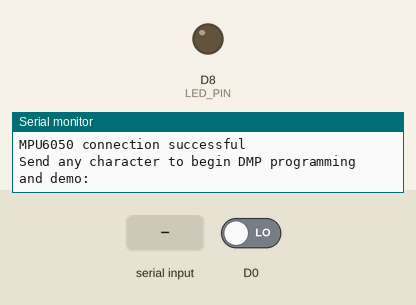
A program run on a simulated ESP8266 (NodeMCU). Parts: output pins drawn as LEDs (lit = HIGH), the last lines printed to the serial monitor. Inputs (shaded band) come from the test bench; at power-on: D0 LOW. The sensor or clock chip raises its interrupt line as the real part does.

Above: at 0.8 s.
0.9 s: "1\n" received over Serial
At 2.95 s:
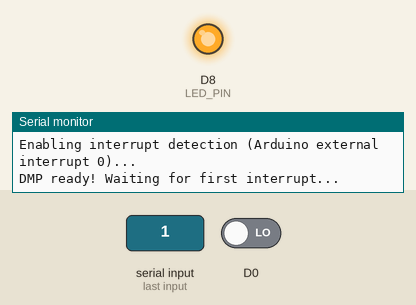
Timing chart, 0 to 9.9 s (numbered marks = the images above; inputs shaded):
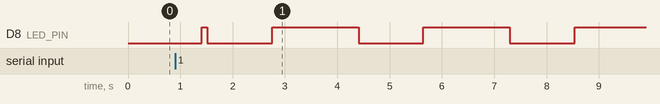

Measured:
- after the input at 0.9 s, D8 (LED_PIN): LOW → HIGH after 0.51 s, then repeats every 2.9 s: LOW 1.2 s, HIGH 1.7 s

The program:

main.cpp
```cpp
// I2C device class (I2Cdev) demonstration Arduino sketch for MPU6050 class using DMP (MotionApps v2.0)
// 6/21/2012 by Jeff Rowberg <jeff@rowberg.net>
// Updates should (hopefully) always be available at https://github.com/jrowberg/i2cdevlib
//
// Changelog:
//      2013-05-08 - added seamless Fastwire support
//                 - added note about gyro calibration
//      2012-06-21 - added note about Arduino 1.0.1 + Leonardo compatibility error
//      2012-06-20 - improved FIFO overflow handling and simplified read process
//      2012-06-19 - completely rearranged DMP initialization code and simplification
//      2012-06-13 - pull gyro and accel data from FIFO packet instead of reading directly
//      2012-06-09 - fix broken FIFO read sequence and change interrupt detection to RISING
//      2012-06-05 - add gravity-compensated initial reference frame acceleration output
//                 - add 3D math helper file to DMP6 example sketch
//                 - add Euler output and Yaw/Pitch/Roll output formats
//      2012-06-04 - remove accel offset clearing for better results (thanks Sungon Lee)
//      2012-06-01 - fixed gyro sensitivity to be 2000 deg/sec instead of 250
//      2012-05-30 - basic DMP initialization working

/* ============================================
I2Cdev device library code is placed under the MIT license
Copyright (c) 2012 Jeff Rowberg

Permission is hereby granted, free of charge, to any person obtaining a copy
of this software and associated documentation files (the "Software"), to deal
in the Software without restriction, including without limitation the rights
to use, copy, modify, merge, publish, distribute, sublicense, and/or sell
copies of the Software, and to permit persons to whom the Software is
furnished to do so, subject to the following conditions:

The above copyright notice and this permission notice shall be included in
all copies or substantial portions of the Software.

THE SOFTWARE IS PROVIDED "AS IS", WITHOUT WARRANTY OF ANY KIND, EXPRESS OR
IMPLIED, INCLUDING BUT NOT LIMITED TO THE WARRANTIES OF MERCHANTABILITY,
FITNESS FOR A PARTICULAR PURPOSE AND NONINFRINGEMENT. IN NO EVENT SHALL THE
AUTHORS OR COPYRIGHT HOLDERS BE LIABLE FOR ANY CLAIM, DAMAGES OR OTHER
LIABILITY, WHETHER IN AN ACTION OF CONTRACT, TORT OR OTHERWISE, ARISING FROM,
OUT OF OR IN CONNECTION WITH THE SOFTWARE OR THE USE OR OTHER DEALINGS IN
THE SOFTWARE.
===============================================
*/

// I2Cdev and MPU6050 must be installed as libraries, or else the .cpp/.h files
// for both classes must be in the include path of your project
#include <I2Cdev.h>

#include <MPU6050_6Axis_MotionApps20.h>
//#include "MPU6050.h" // not necessary if using MotionApps include file

// Arduino Wire library is required if I2Cdev I2CDEV_ARDUINO_WIRE implementation
// is used in I2Cdev.h
#if (I2CDEV_IMPLEMENTATION == I2CDEV_ARDUINO_WIRE) && !defined (PARTICLE)
    #include "Wire.h"
#endif

// class default I2C address is 0x68
// specific I2C addresses may be passed as a parameter here
// AD0 low = 0x68 (default for SparkFun breakout and InvenSense evaluation board)
// AD0 high = 0x69
MPU6050 mpu;
//MPU6050 mpu(0x69); // <-- use for AD0 high

/* =========================================================================
   NOTE: In addition to connection 3.3v, GND, SDA, and SCL, this sketch
   depends on the MPU-6050's INT pin being connected to the Arduino's
   external interrupt #0 pin. On the Arduino Uno and Mega 2560, this is
   digital I/O pin 2.
 * ========================================================================= */

/* =========================================================================
   NOTE: Arduino v1.0.1 with the Leonardo board generates a compile error
   when using Serial.write(buf, len). The Teapot output uses this method.
   The solution requires a modification to the Arduino USBAPI.h file, which
   is fortunately simple, but annoying. This will be fixed in the next IDE
   release. For more info, see these links:

   http://arduino.cc/forum/index.php/topic,109987.0.html
   http://code.google.com/p/arduino/issues/detail?id=958
 * ========================================================================= */


// uncomment "OUTPUT_READABLE_QUATERNION" if you want to see the actual
// quaternion components in a [w, x, y, z] format (not best for parsing
// on a remote host such as Processing or something though)
//#define OUTPUT_READABLE_QUATERNION

// uncomment "OUTPUT_READABLE_EULER" if you want to see Euler angles
// (in degrees) calculated from the quaternions coming from the FIFO.
// Note that Euler angles suffer from gimbal lock (for more info, see
// http://en.wikipedia.org/wiki/Gimbal_lock)
//#define OUTPUT_READABLE_EULER

// uncomment "OUTPUT_READABLE_YAWPITCHROLL" if you want to see the yaw/
// pitch/roll angles (in degrees) calculated from the quaternions coming
// from the FIFO. Note this also requires gravity vector calculations.
// Also note that yaw/pitch/roll angles suffer from gimbal lock (for
// more info, see: http://en.wikipedia.org/wiki/Gimbal_lock)
//#define OUTPUT_READABLE_YAWPITCHROLL

// uncomment "OUTPUT_READABLE_REALACCEL" if you want to see acceleration
// components with gravity removed. This acceleration reference frame is
// not compensated for orientation, so +X is always +X according to the
// sensor, just without the effects of gravity. If you want acceleration
// compensated for orientation, us OUTPUT_READABLE_WORLDACCEL instead.
//#define OUTPUT_READABLE_REALACCEL

// uncomment "OUTPUT_READABLE_WORLDACCEL" if you want to see acceleration
// components with gravity removed and adjusted for the world frame of
// reference (yaw is relative to initial orientation, since no magnetometer
// is present in this case). Could be quite handy in some cases.
//#define OUTPUT_READABLE_WORLDACCEL

// uncomment "OUTPUT_TEAPOT" if you want output that matches the
// format used for the InvenSense teapot demo
//#define OUTPUT_TEAPOT


#if defined (PARTICLE)
#define LED_PIN D8 // (Particle is D7)
#else
#define LED_PIN D8 // (Arduino is 13, Teensy is 11, Teensy++ is 6)
#endif

bool blinkState = false;


// MPU control/status vars
bool dmpReady = false;  // set true if DMP init was successful
uint8_t mpuIntStatus;   // holds actual interrupt status byte from MPU
uint8_t devStatus;      // return status after each device operation (0 = success, !0 = error)
uint16_t packetSize;    // expected DMP packet size (default is 42 bytes)
uint16_t fifoCount;     // count of all bytes currently in FIFO
uint8_t fifoBuffer[64]; // FIFO storage buffer

// orientation/motion vars
Quaternion q;           // [w, x, y, z]         quaternion container
VectorInt16 aa;         // [x, y, z]            accel sensor measurements
VectorInt16 aaReal;     // [x, y, z]            gravity-free accel sensor measurements
VectorInt16 aaWorld;    // [x, y, z]            world-frame accel sensor measurements
VectorFloat gravity;    // [x, y, z]            gravity vector
float euler[3];         // [psi, theta, phi]    Euler angle container
float ypr[3];           // [yaw, pitch, roll]   yaw/pitch/roll container and gravity vector

// packet structure for InvenSense teapot demo
uint8_t teapotPacket[14] = { '$', 0x02, 0,0, 0,0, 0,0, 0,0, 0x00, 0x00, '\r', '\n' };


// ================================================================
// ===               INTERRUPT DETECTION ROUTINE                ===
// ================================================================

volatile bool mpuInterrupt = false;     // indicates whether MPU interrupt pin has gone high
void dmpDataReady() {
    mpuInterrupt = true;
}


// ================================================================
// ===                      INITIAL SETUP                       ===
// ================================================================

void setup() {
    // join I2C bus (I2Cdev library doesn't do this automatically)
    #if I2CDEV_IMPLEMENTATION == I2CDEV_ARDUINO_WIRE
		#if defined (PARTICLE)
			Wire.setSpeed(CLOCK_SPEED_400KHZ);
			Wire.begin(D5,D6);
		#else
			Wire.begin(D5,D6);
			//TWBR = 24; // 400kHz I2C clock (200kHz if CPU is 8MHz)
		#endif
    #elif I2CDEV_IMPLEMENTATION == I2CDEV_BUILTIN_FASTWIRE
        Fastwire::setup(400, true);
    #endif

    // initialize serial communication
    // (115200 chosen because it is required for Teapot Demo output, but it's
    // really up to you depending on your project)
    Serial.begin(115200);
#if !defined (PARTICLE)
    while (!Serial); // wait for Leonardo enumeration, others continue immediately
#endif

    // NOTE: 8MHz or slower host processors, like the Teensy @ 3.3v or Ardunio
    // Pro Mini running at 3.3v, cannot handle this baud rate reliably due to
    // the baud timing being too misaligned with processor ticks. You must use
    // 38400 or slower in these cases, or use some kind of external separate
    // crystal solution for the UART timer.

    // initialize device
    Serial.println(F("Initializing I2C devices..."));
    mpu.initialize();

    // verify connection
    Serial.println(F("Testing device connections..."));
    Serial.println(mpu.testConnection() ? F("MPU6050 connection successful") : F("MPU6050 connection failed"));

    // wait for ready
    Serial.println(F("\nSend any character to begin DMP programming and demo: "));
    while (Serial.available() && Serial.read()); // empty buffer
    while (!Serial.available());                 // wait for data
    while (Serial.available() && Serial.read()); // empty buffer again

    // load and configure the DMP
    Serial.println(F("Initializing DMP..."));
    devStatus = mpu.dmpInitialize();

    // supply your own gyro offsets here, scaled for min sensitivity
    mpu.setXGyroOffset(220);
    mpu.setYGyroOffset(76);
    mpu.setZGyroOffset(-85);
    mpu.setZAccelOffset(1788); // 1P688 factory default for my test chip

    // make sure it worked (returns 0 if so)
    if (devStatus == 0) {
        // turn on the DMP, now that it's ready
        Serial.println(F("Enabling DMP..."));
        mpu.setDMPEnabled(true);

        // enable Arduino interrupt detection
        Serial.println(F("Enabling interrupt detection (Arduino external interrupt 0)..."));
	#if defined (PARTICLE)
        attachInterrupt(D0, dmpDataReady, RISING);
	#else
        attachInterrupt(D0, dmpDataReady, RISING);
	#endif
        mpuIntStatus = mpu.getIntStatus();

        // set our DMP Ready flag so the main loop() function knows it's okay to use it
        Serial.println(F("DMP ready! Waiting for first interrupt..."));
        dmpReady = true;

        // get expected DMP packet size for later comparison
        packetSize = mpu.dmpGetFIFOPacketSize();
    } else {
        // ERROR!
        // 1 = initial memory load failed
        // 2 = DMP configuration updates failed
        // (if it's going to break, usually the code will be 1)
        Serial.print(F("DMP Initialization failed (code "));
        Serial.print(devStatus);
        Serial.println(F(")"));
    }

    // configure LED for output
    pinMode(LED_PIN, OUTPUT);
    digitalWrite(LED_PIN,HIGH);
    delay(100);
    digitalWrite(LED_PIN,LOW);
}


// ================================================================
// ===                    MAIN PROGRAM LOOP                     ===
// ================================================================

void loop() {
    // if programming failed, don't try to do anything
    if (!dmpReady) return;

    // wait for MPU interrupt or extra packet(s) available
    while (!mpuInterrupt && fifoCount < packetSize) {
        // other program behavior stuff here
        // .
        // .
        // .
        // if you are really paranoid you can frequently test in between other
        // stuff to see if mpuInterrupt is true, and if so, "break;" from the
        // while() loop to immediately process the MPU data
        // .
        // .
        // .
    }

    // reset interrupt flag and get INT_STATUS byte
    mpuInterrupt = false;
    mpuIntStatus = mpu.getIntStatus();

    // get current FIFO count
    fifoCount = mpu.getFIFOCount();

    // check for overflow (this should never happen unless our code is too inefficient)
    if ((mpuIntStatus & 0x10) || fifoCount == 1024) {
        // reset so we can continue cleanly
        mpu.resetFIFO();
        Serial.println(F("FIFO overflow!"));

    // otherwise, check for DMP data ready interrupt (this should happen frequently)
    } else if ((mpuIntStatus & 0x02) > 0) {
        // wait for correct available data length, should be a VERY short wait
        while (fifoCount < packetSize) fifoCount = mpu.getFIFOCount();

        // read a packet from FIFO
        mpu.getFIFOBytes(fifoBuffer, packetSize);

        // track FIFO count here in case there is > 1 packet available
        // (this lets us immediately read more without waiting for an interrupt)
        fifoCount -= packetSize;

        #ifdef OUTPUT_READABLE_QUATERNION
            // display quaternion values in easy matrix form: w x y z
            mpu.dmpGetQuaternion(&q, fifoBuffer);
            Serial.print("quat\t");
            Serial.print(q.w);
            Serial.print("\t");
            Serial.print(q.x);
            Serial.print("\t");
            Serial.print(q.y);
            Serial.print("\t");
            Serial.println(q.z);
        #endif

        #ifdef OUTPUT_READABLE_EULER
            // display Euler angles in degrees
            mpu.dmpGetQuaternion(&q, fifoBuffer);
            mpu.dmpGetEuler(euler, &q);
            Serial.print("euler\t");
            Serial.print(euler[0] * 180/M_PI);
            Serial.print("\t");
            Serial.print(euler[1] * 180/M_PI);
            Serial.print("\t");
            Serial.println(euler[2] * 180/M_PI);
        #endif

        #ifdef OUTPUT_READABLE_YAWPITCHROLL
            // display Euler angles in degrees
            mpu.dmpGetQuaternion(&q, fifoBuffer);
            mpu.dmpGetGravity(&gravity, &q);
            mpu.dmpGetYawPitchRoll(ypr, &q, &gravity);
            Serial.print("ypr\t");
            Serial.print(ypr[0] * 180/M_PI);
            Serial.print("\t");
            Serial.print(ypr[1] * 180/M_PI);
            Serial.print("\t");
            Serial.println(ypr[2] * 180/M_PI);
        #endif

        #ifdef OUTPUT_READABLE_REALACCEL
            // display real acceleration, adjusted to remove gravity
            mpu.dmpGetQuaternion(&q, fifoBuffer);
            mpu.dmpGetAccel(&aa, fifoBuffer);
            mpu.dmpGetGravity(&gravity, &q);
            mpu.dmpGetLinearAccel(&aaReal, &aa, &gravity);
            Serial.print("areal\t");
            Serial.print(aaReal.x);
            Serial.print("\t");
            Serial.print(aaReal.y);
            Serial.print("\t");
            Serial.println(aaReal.z);
        #endif

        #ifdef OUTPUT_READABLE_WORLDACCEL
            // display initial world-frame acceleration, adjusted to remove gravity
            // and rotated based on known orientation from quaternion
            mpu.dmpGetQuaternion(&q, fifoBuffer);
            mpu.dmpGetAccel(&aa, fifoBuffer);
            mpu.dmpGetGravity(&gravity, &q);
            mpu.dmpGetLinearAccel(&aaReal, &aa, &gravity);
            mpu.dmpGetLinearAccelInWorld(&aaWorld, &aaReal, &q);
            Serial.print("aworld\t");
            Serial.print(aaWorld.x);
            Serial.print("\t");
            Serial.print(aaWorld.y);
            Serial.print("\t");
            Serial.println(aaWorld.z);
        #endif

        #ifdef OUTPUT_TEAPOT
            // display quaternion values in InvenSense Teapot demo format:
            teapotPacket[2] = fifoBuffer[0];
            teapotPacket[3] = fifoBuffer[1];
            teapotPacket[4] = fifoBuffer[4];
            teapotPacket[5] = fifoBuffer[5];
            teapotPacket[6] = fifoBuffer[8];
            teapotPacket[7] = fifoBuffer[9];
            teapotPacket[8] = fifoBuffer[12];
            teapotPacket[9] = fifoBuffer[13];
            Serial.write(teapotPacket, 14);
            teapotPacket[11]++; // packetCount, loops at 0xFF on purpose
        #endif

        // blink LED to indicate activity
        blinkState = !blinkState;
        digitalWrite(LED_PIN, blinkState);
    }
}
```
